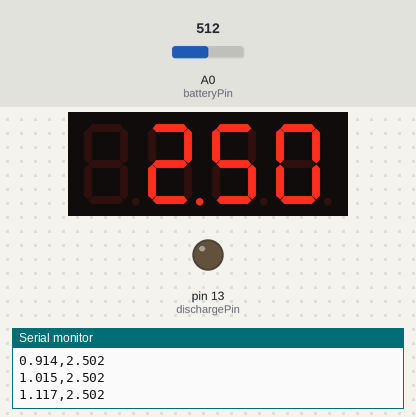
Bench run of a sketch on a simulated Arduino Uno, built with avr-gcc and run on an emulated ATmega328P. Parts: 4-digit seven-segment display, output pins drawn as LEDs (lit = HIGH), the last lines printed to the serial monitor. The inputs (shaded band) are chosen by the test bench; at power-on: A0 (batteryPin) = 512.

Above: at 1.2 s.
1.3 s: A0 (batteryPin) set to 716
At 2.0 s:
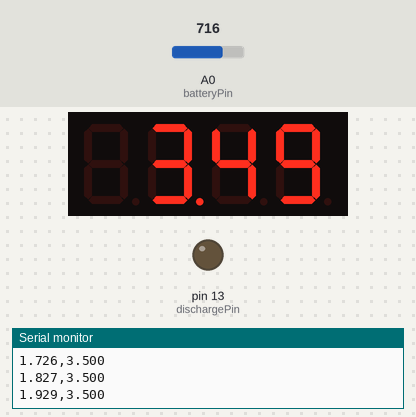
2.8 s: A0 (batteryPin) set to 900
At 4.0 s:
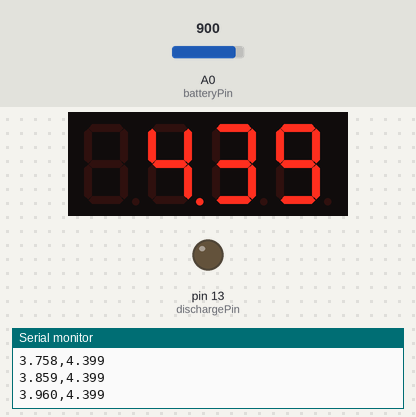
4.3 s: A0 (batteryPin) set to 1023
At 4.8 s:
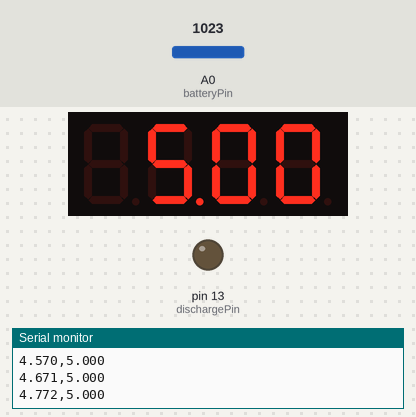
Timing chart, 0 to 7.3 s (numbered marks = the images above; inputs shaded):
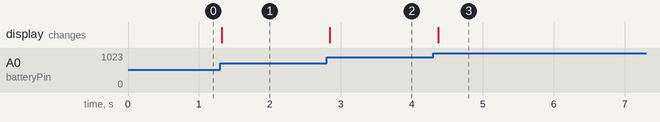

The sketch:

Arduino_code.ino
```cpp
#include <SevSeg.h>

SevSeg sevseg;

// аналоговый пин для измерения напряжения
#define batteryPin A0

// пин для разрядки (через резистор/транзистор)
#define dischargePin 13

// сегменты (аноды)
#define a 11
#define b 7
#define c 4
#define d 2
#define e 1
#define f 10
#define g 5
#define dp 3
// разряды (катоды)
#define d1 12
#define d2 9
#define d3 8
#define d4 6

// для отслеживания времени
unsigned long startTime;

void setup() {
  Serial.begin(9600);
  pinMode(dischargePin, OUTPUT);
  digitalWrite(dischargePin, LOW);

  byte numDigits = 4;
  byte digitPins[] = {d1, d2, d3, d4};
  byte segmentPins[] = {a, b, c, d, e, f, g, dp};
  sevseg.begin(COMMON_CATHODE, numDigits, digitPins, segmentPins);
  sevseg.setBrightness(90);

  startTime = millis();
}

void loop() {
  int batteryValue = analogRead(batteryPin);
  float voltage = batteryValue * (5.0 / 1023.0);

  // отправляем данные в Serial (время в секундах, напряжение)
  unsigned long currentTime = millis() - startTime;
  float timeSeconds = currentTime / 1000.0;

  Serial.print(timeSeconds, 3);
  Serial.print(",");
  Serial.println(voltage, 3);

  // выводим напряжение на дисплей
  displayVoltage(voltage);

  // задержка для плавного графика
  delay(100);
}

void displayVoltage(float voltage) {
  int volts = voltage;
  int decimals = (voltage - volts) * 100;
  sevseg.setNumber(volts * 100 + decimals, 2);
  sevseg.refreshDisplay();
}
```

Measured:
- after the input at 1.3 s, the display: changes at once (image 1)
- after the input at 2.8 s, the display: changes after 0.05 s (image 2)
- after the input at 4.3 s, the display: changes after 0.07 s (image 3)
